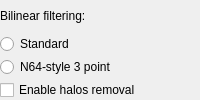
                <widget class="QFrame" name="blnrFrame">
                 <property name="toolTip">
                  <string>&lt;html&gt;&lt;head/&gt;&lt;body&gt;&lt;p&gt;&lt;span style=&quot; font-weight:600;&quot;&gt;Bilinear filtering&lt;/span&gt;&lt;/p&gt;&lt;p&gt;&lt;span style=&quot; font-weight:600;&quot;&gt;Standard&lt;/span&gt;: Textures will use standard PC-style bilinear filtering.&lt;/p&gt;&lt;p&gt;&lt;span style=&quot; font-weight:600;&quot;&gt;N64-style 3 point&lt;/span&gt;: Textures will be filtered more like the N64. The result is less smooth but more accurate.&lt;/p&gt;&lt;p&gt;&lt;span style=&quot; font-weight:600;&quot;&gt;3 point with halos removal&lt;/span&gt;: Same as N64-style 3point, but also removes color outline around transparent textures.&lt;/p&gt;&lt;p&gt;&lt;span style=&quot; font-weight:600;&quot;&gt;Standard with halos removal&lt;/span&gt;: Same as Standard, but also removes color outline around transparent textures.&lt;/p&gt;&lt;p&gt;&lt;br/&gt;&lt;/p&gt;&lt;/body&gt;&lt;/html&gt;</string>
                 </property>
                 <layout class="QVBoxLayout" name="verticalLayout_66">
                  <property name="spacing">
                   <number>3</number>
                  </property>
                  <property name="leftMargin">
                   <number>0</number>
                  </property>
                  <property name="topMargin">
                   <number>0</number>
                  </property>
                  <property name="rightMargin">
                   <number>0</number>
                  </property>
                  <property name="bottomMargin">
                   <number>0</number>
                  </property>
                  <item>
                   <widget class="QLabel" name="textureBlnr3PointLabel">
                    <property name="text">
                     <string>Bilinear filtering:</string>
                    </property>
                   </widget>
                  </item>
                  <item>
                   <widget class="QRadioButton" name="blnrStandardRadioButton">
                    <property name="text">
                     <string>Standard</string>
                    </property>
                   </widget>
                  </item>
                  <item>
                   <widget class="QRadioButton" name="blnr3PointRadioButton">
                    <property name="text">
                     <string extracomment="3 point bilinear filtering as used by the Nintendo 64.">N64-style 3 point</string>
                    </property>
                   </widget>
                  </item>
                  <item>
                   <widget class="QCheckBox" name="halosRemovalCheckBox">
                    <property name="text">
                     <string>Enable halos removal</string>
                    </property>
                   </widget>
                  </item>
                 </layout>
                </widget>
